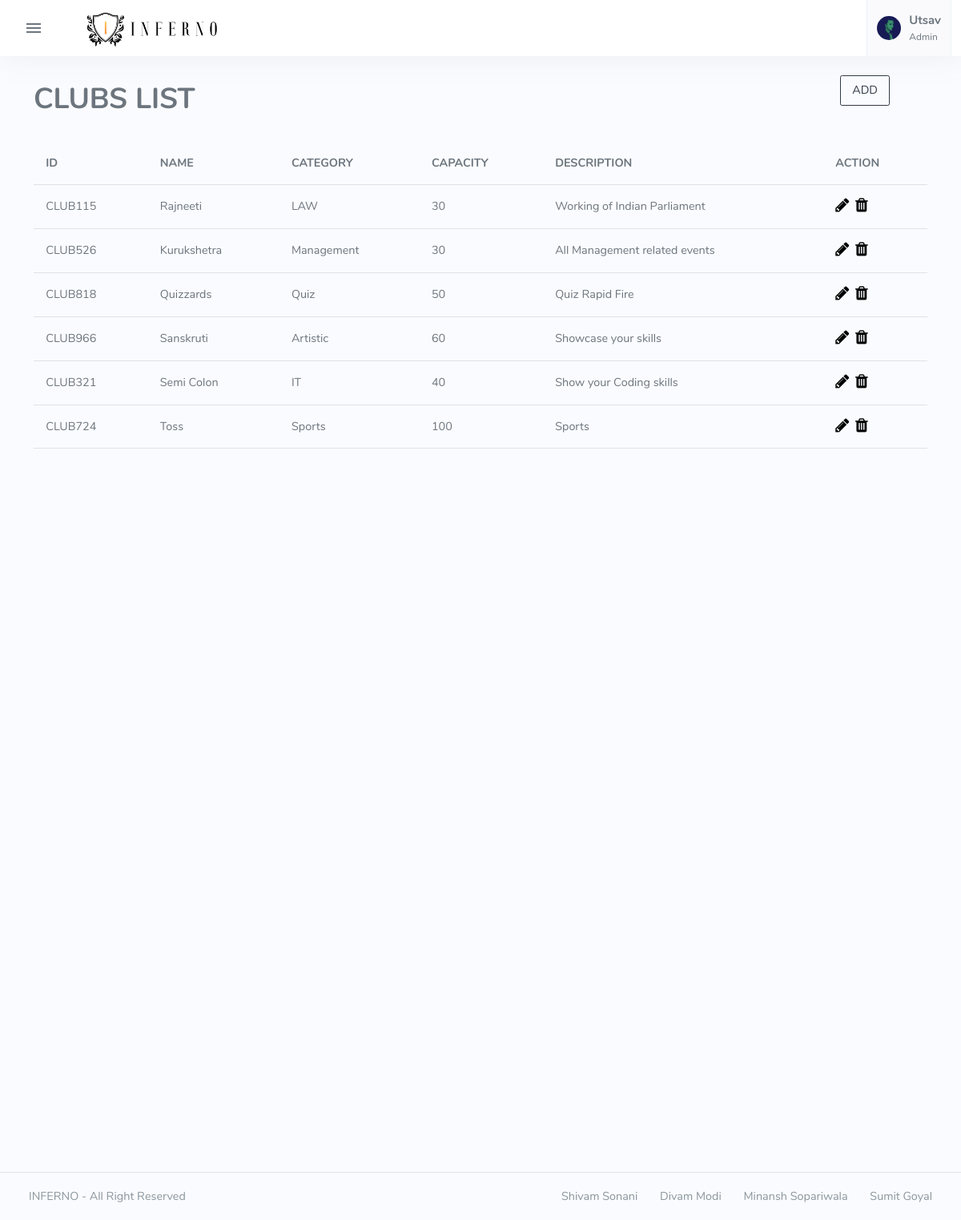
Screenshot of /CFMS/Admin/view_clubs.php (signed in) with the database file from the repository.
### tables this page shows
CREATE TABLE `tbl_clubs` (
  `club_id` varchar(15) NOT NULL,
  `club_name` varchar(100) NOT NULL,
  `category` varchar(20) NOT NULL,
  `capacity` int(20) NOT NULL,
  `description` longtext NOT NULL,
  `status` int(5) NOT NULL DEFAULT 1
);

### CFMS/Admin/view_clubs.php (the view, shortened to what this page needs)
<?php
include("connection.php");
$sql = "SELECT * FROM tbl_clubs WHERE status=1 ";
$result = mysqli_query($conn, $sql);
?>
<!DOCTYPE html>
<html lang="en" data-sidenav-size="fullscreen">
<head>
    <link rel="stylesheet" href="assets/vendor/daterangepicker/daterangepicker.css">
    <link rel="stylesheet" href="assets/vendor/admin-resources/jquery.vectormap/jquery-jvectormap-1.2.2.css">
    <link href="assets/css/app-creative.min.css" rel="stylesheet" type="text/css" id="app-style" />
    <link href="assets/css/icons.min.css" rel="stylesheet" type="text/css" />
    <link rel="stylesheet" href="https://cdnjs.cloudflare.com/ajax/libs/font-awesome/4.7.0/css/font-awesome.min.css">
</head>
<body>
    <div class="wrapper">
        <?php include "topbar.php"; ?>
        <div class="content-page">
            <div class="content">
                <div class="container mt-3">
                    <div class="row">
                        <div class="col-md-6 col-sm-6">
                            <h1>CLUBS LIST</h1>
                        </div>
                        <div class="col-md-6 col-sm-6">
                            <a href="add_club.php" style="text-decoration:none; "> <button class="btn btn-outline-dark" style="margin-top:0px; margin-left:80%;">ADD</button></a>
                        </div>
                        <div class="container mt-3">
                            <div class="row">
                                <div class="col-md-12 col-sm-12 col-xs-12">
                                    <div class="table-responsive scrollbar">
                                        <table class="table table-hover table-centered">
                                            <thead>
                                                <tr>
                                                    <th>ID</th>
                                                    <th>NAME</th>
                                                    <th>CATEGORY</th>
                                                    <th>CAPACITY</th>
                                                    <th>DESCRIPTION</th>
                                                    <th>ACTION</th>
                                                </tr>
                                            </thead>
                                            <tbody>
                                                <tr>
                                                    <?php
                                                    while ($data = mysqli_fetch_assoc($result)) {
                                                    ?>
                                                        <td><?php echo $data['club_id']; ?></td>
                                                        <td><?php echo $data['club_name']; ?></td>
                                                        <td><?php echo $data['category']; ?></td>
                                                        <td><?php echo $data['capacity']; ?></td>
                                                        <td><?php echo $data['description']; ?></td>
                                                        <td>
                                                            <a href="update_club.php?id=<?php echo base64_encode($data['club_id']); ?>" style="text-decoration:none;"><i class="fa fa-pencil" aria-hidden="true" style="font-size:20px;"></i></a>&nbsp;
                                                            <a href="delete_club.php?id=<?php echo $data['club_id']; ?>" style="text-decoration:none;"><i class="fa fa-trash" aria-hidden="true" style="font-size:20px;"></i></a>
                                                        </td>
                                                </tr>
                                            <?php
                                                    }
                                            ?>
                                            </tbody>
                                        </table>
                                    </div>
                                </div>
                            </div>
                        </div>
                    </div>
                </div>
                <?php include "footer.php"; ?>
            </div>
        </div>
</body>
</html>

### CFMS/Admin/topbar.php (shortened to what this page needs)
<div class="navbar-custom">
                <div class="topbar container-fluid">
                    <div class="d-flex align-items-center gap-lg-2 gap-1">
                        <button class="button-toggle-menu">
                            <i class="mdi mdi-menu"></i>
                        </button>
                        <a href="index.php" class="logo">
                        <img src="assets/images/logo-black.png" alt="logo" height="45" class="logo-dark">
                        </a>
                    </div>
                    <ul class="topbar-menu d-flex align-items-center gap-3">
                        <li class="dropdown">
                            <a class="nav-link dropdown-toggle arrow-none nav-user px-2" data-bs-toggle="dropdown" href="#" role="button" aria-haspopup="false" aria-expanded="false">
                                <span class="account-user-avatar">
                                    <img src="assets/images/users/avatar-1.jpg" alt="user-image" width="30" class="rounded-circle">
                                </span>
                                <span class="d-lg-flex flex-column gap-1 d-none">
                                    <h5 class="my-0"><?php echo $_SESSION['name']; ?></h5>
                                    <h6 class="my-0 fw-normal">Admin</h6>
                                </span>
                            </a>
                        </li>
                    </ul>
                </div>
            </div>

### CFMS/Admin/footer.php
<footer class="footer">
                    <div class="container-fluid">
                        <div class="row">
                            <div class="col-md-6">
                                  INFERNO - All Right Reserved
                            </div>
                            <div class="col-md-6">
                                <div class="text-md-end footer-links d-none d-md-block">
                                    <a href="#">Shivam Sonani</a>
                                    <a href="#">Divam Modi</a>
                                    <a href="#">Minansh Sopariwala</a>
                                    <a href="#">Sumit Goyal</a>
                                </div>
                            </div>
                        </div>
                    </div>
                </footer>

### CFMS/Admin/view_clubs.php (style rules this page uses)
a { color: black; }

### rows the page displays
tbl_clubs: club_id "CLUB115", club_name "Rajneeti", category "LAW", capacity "30", description "Working of Indian Parliament"
tbl_clubs: club_id "CLUB526", club_name "Kurukshetra", category "Management", capacity "30", description "All Management related events"
tbl_clubs: club_id "CLUB818", club_name "Quizzards", category "Quiz", capacity "50", description "Quiz Rapid Fire"
tbl_clubs: club_id "CLUB966", club_name "Sanskruti", category "Artistic", capacity "60", description "Showcase your skills"
tbl_clubs: club_id "CLUB321", club_name "Semi Colon", category "IT", capacity "40", description "Show your Coding skills"
tbl_clubs: club_id "CLUB724", club_name "Toss", category "Sports", capacity "100", description "Sports"

### other values shown
$_SESSION['name'] "Utsav"
